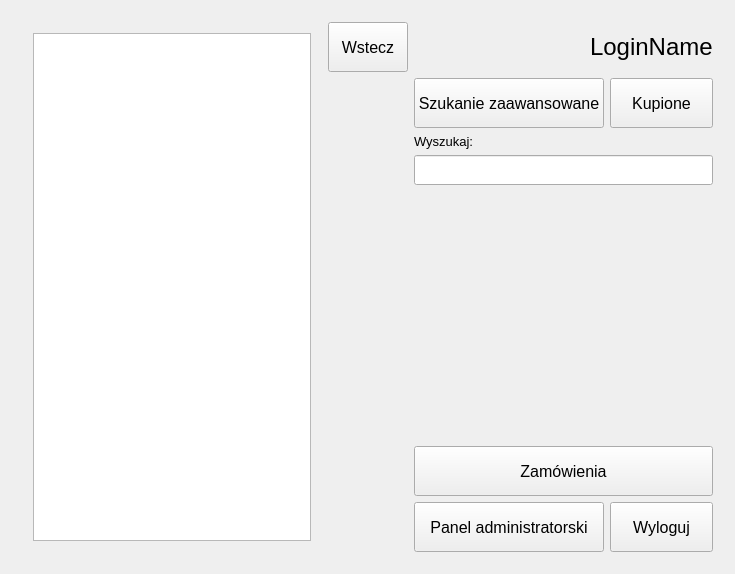
<?xml version="1.0" encoding="UTF-8"?>
<ui version="4.0">
 <class>MainWindow</class>
 <widget class="QMainWindow" name="MainWindow">
  <property name="geometry">
   <rect>
    <x>0</x>
    <y>0</y>
    <width>735</width>
    <height>574</height>
   </rect>
  </property>
  <property name="windowTitle">
   <string>MainWindow</string>
  </property>
  <property name="styleSheet">
   <string notr="true"/>
  </property>
  <widget class="QWidget" name="centralWidget">
   <layout class="QHBoxLayout" name="horizontalLayout">
    <item>
     <widget class="QStackedWidget" name="stackedWidget">
      <property name="currentIndex">
       <number>2</number>
      </property>
      <widget class="QWidget" name="LoginPage">
       <layout class="QGridLayout" name="gridLayout_3">
        <item row="1" column="0">
         <spacer name="horizontalSpacer">
          <property name="orientation">
           <enum>Qt::Horizontal</enum>
          </property>
          <property name="sizeHint" stdset="0">
           <size>
            <width>107</width>
            <height>20</height>
           </size>
          </property>
         </spacer>
        </item>
        <item row="1" column="1">
         <layout class="QGridLayout" name="gridLayout_2">
          <item row="2" column="0">
           <widget class="QLabel" name="PasswordLabel">
            <property name="font">
             <font>
              <pointsize>10</pointsize>
             </font>
            </property>
            <property name="text">
             <string>Hasło:</string>
            </property>
           </widget>
          </item>
          <item row="1" column="0">
           <widget class="QLineEdit" name="LoginLineEdit">
            <property name="minimumSize">
             <size>
              <width>0</width>
              <height>30</height>
             </size>
            </property>
            <property name="font">
             <font>
              <pointsize>10</pointsize>
             </font>
            </property>
           </widget>
          </item>
          <item row="3" column="0">
           <widget class="QLineEdit" name="PasswordLineEdit">
            <property name="minimumSize">
             <size>
              <width>0</width>
              <height>30</height>
             </size>
            </property>
            <property name="font">
             <font>
              <pointsize>10</pointsize>
             </font>
            </property>
           </widget>
          </item>
          <item row="4" column="0">
           <widget class="QPushButton" name="LoginPushButton">
            <property name="minimumSize">
             <size>
              <width>0</width>
              <height>40</height>
             </size>
            </property>
            <property name="font">
             <font>
              <pointsize>12</pointsize>
             </font>
            </property>
            <property name="text">
             <string>Zaloguj</string>
            </property>
           </widget>
          </item>
          <item row="5" column="0">
           <widget class="QCommandLinkButton" name="CreateAccountLinkButton">
            <property name="font">
             <font>
              <family>Segoe UI</family>
              <pointsize>10</pointsize>
             </font>
            </property>
            <property name="text">
             <string>Nie posiadasz konta? Załóż je!</string>
            </property>
           </widget>
          </item>
          <item row="0" column="0">
           <widget class="QLabel" name="LoginLabel">
            <property name="font">
             <font>
              <pointsize>10</pointsize>
             </font>
            </property>
            <property name="text">
             <string>Login:</string>
            </property>
           </widget>
          </item>
         </layout>
        </item>
        <item row="1" column="2">
         <spacer name="horizontalSpacer_2">
          <property name="orientation">
           <enum>Qt::Horizontal</enum>
          </property>
          <property name="sizeHint" stdset="0">
           <size>
            <width>107</width>
            <height>20</height>
           </size>
          </property>
         </spacer>
        </item>
        <item row="3" column="1">
         <spacer name="verticalSpacer_2">
          <property name="orientation">
           <enum>Qt::Vertical</enum>
          </property>
          <property name="sizeHint" stdset="0">
           <size>
            <width>20</width>
            <height>15</height>
           </size>
          </property>
         </spacer>
        </item>
        <item row="0" column="1">
         <spacer name="verticalSpacer">
          <property name="orientation">
           <enum>Qt::Vertical</enum>
          </property>
          <property name="sizeHint" stdset="0">
           <size>
            <width>20</width>
            <height>15</height>
           </size>
          </property>
         </spacer>
        </item>
       </layout>
      </widget>
      <widget class="QWidget" name="CreateAccountPage">
       <layout class="QGridLayout" name="gridLayout_4">
        <item row="2" column="1">
         <widget class="QLineEdit" name="CreateLoginLineEdit">
          <property name="minimumSize">
           <size>
            <width>0</width>
            <height>30</height>
           </size>
          </property>
         </widget>
        </item>
        <item row="4" column="1">
         <widget class="QLineEdit" name="CreatePasswordLineEdit">
          <property name="minimumSize">
           <size>
            <width>0</width>
            <height>30</height>
           </size>
          </property>
         </widget>
        </item>
        <item row="14" column="1">
         <spacer name="verticalSpacer_6">
          <property name="orientation">
           <enum>Qt::Vertical</enum>
          </property>
          <property name="sizeHint" stdset="0">
           <size>
            <width>20</width>
            <height>40</height>
           </size>
          </property>
         </spacer>
        </item>
        <item row="1" column="1">
         <widget class="QLabel" name="CreateLoginLabel">
          <property name="font">
           <font>
            <pointsize>10</pointsize>
           </font>
          </property>
          <property name="text">
           <string>Login:</string>
          </property>
         </widget>
        </item>
        <item row="4" column="0">
         <spacer name="horizontalSpacer_3">
          <property name="orientation">
           <enum>Qt::Horizontal</enum>
          </property>
          <property name="sizeHint" stdset="0">
           <size>
            <width>147</width>
            <height>20</height>
           </size>
          </property>
         </spacer>
        </item>
        <item row="6" column="1">
         <widget class="QLineEdit" name="CreateEmailLineEdit">
          <property name="minimumSize">
           <size>
            <width>0</width>
            <height>30</height>
           </size>
          </property>
         </widget>
        </item>
        <item row="0" column="1">
         <spacer name="verticalSpacer_7">
          <property name="orientation">
           <enum>Qt::Vertical</enum>
          </property>
          <property name="sizeHint" stdset="0">
           <size>
            <width>20</width>
            <height>40</height>
           </size>
          </property>
         </spacer>
        </item>
        <item row="5" column="1">
         <widget class="QLabel" name="CreateEmailLabel">
          <property name="font">
           <font>
            <pointsize>10</pointsize>
           </font>
          </property>
          <property name="text">
           <string>E-mail:</string>
          </property>
         </widget>
        </item>
        <item row="3" column="1">
         <widget class="QLabel" name="CreatePasswordLabel">
          <property name="font">
           <font>
            <pointsize>10</pointsize>
           </font>
          </property>
          <property name="text">
           <string>Hasło:</string>
          </property>
         </widget>
        </item>
        <item row="13" column="1">
         <widget class="QPushButton" name="CreateAccountPushButton">
          <property name="minimumSize">
           <size>
            <width>0</width>
            <height>40</height>
           </size>
          </property>
          <property name="font">
           <font>
            <pointsize>12</pointsize>
           </font>
          </property>
          <property name="text">
           <string>Załóż konto</string>
          </property>
         </widget>
        </item>
        <item row="4" column="2">
         <spacer name="horizontalSpacer_4">
          <property name="orientation">
           <enum>Qt::Horizontal</enum>
          </property>
          <property name="sizeHint" stdset="0">
           <size>
            <width>134</width>
            <height>20</height>
           </size>
          </property>
         </spacer>
        </item>
        <item row="8" column="1">
         <widget class="QLineEdit" name="CreateNameLineEdit">
          <property name="minimumSize">
           <size>
            <width>0</width>
            <height>30</height>
           </size>
          </property>
         </widget>
        </item>
        <item row="7" column="1">
         <widget class="QLabel" name="CreateNameLabel">
          <property name="font">
           <font>
            <pointsize>10</pointsize>
           </font>
          </property>
          <property name="text">
           <string>Imię:</string>
          </property>
         </widget>
        </item>
        <item row="10" column="1">
         <widget class="QLineEdit" name="CreateSurnameLineEdit">
          <property name="minimumSize">
           <size>
            <width>0</width>
            <height>30</height>
           </size>
          </property>
         </widget>
        </item>
        <item row="9" column="1">
         <widget class="QLabel" name="CreateSurnameLabel">
          <property name="font">
           <font>
            <pointsize>10</pointsize>
           </font>
          </property>
          <property name="text">
           <string>Nazwisko:</string>
          </property>
         </widget>
        </item>
        <item row="12" column="1">
         <widget class="QLineEdit" name="CreateAddressLineEdit">
          <property name="minimumSize">
           <size>
            <width>0</width>
            <height>30</height>
           </size>
          </property>
         </widget>
        </item>
        <item row="11" column="1">
         <widget class="QLabel" name="CreateAddressLabel">
          <property name="font">
           <font>
            <pointsize>10</pointsize>
           </font>
          </property>
          <property name="text">
           <string>Adres:</string>
          </property>
         </widget>
        </item>
       </layout>
      </widget>
      <widget class="QWidget" name="ShopPage">
       <layout class="QHBoxLayout" name="horizontalLayout_4">
        <item>
         <widget class="QStackedWidget" name="stackedWidget_2">
          <property name="currentIndex">
           <number>0</number>
          </property>
          <widget class="QWidget" name="CategoryPage">
           <layout class="QHBoxLayout" name="horizontalLayout_3">
            <item>
             <widget class="QListView" name="CategoryListView">
              <property name="minimumSize">
               <size>
                <width>0</width>
                <height>0</height>
               </size>
              </property>
              <property name="font">
               <font>
                <pointsize>12</pointsize>
               </font>
              </property>
              <property name="autoFillBackground">
               <bool>false</bool>
              </property>
             </widget>
            </item>
           </layout>
          </widget>
          <widget class="QWidget" name="SubcategoryPage">
           <layout class="QHBoxLayout" name="horizontalLayout_6">
            <item>
             <widget class="QListView" name="SubcategoryListView">
              <property name="font">
               <font>
                <pointsize>12</pointsize>
               </font>
              </property>
             </widget>
            </item>
           </layout>
          </widget>
          <widget class="QWidget" name="ItemsPage">
           <layout class="QHBoxLayout" name="horizontalLayout_7">
            <item>
             <widget class="QTreeView" name="ItemsTreeView">
              <property name="minimumSize">
               <size>
                <width>0</width>
                <height>50</height>
               </size>
              </property>
              <property name="font">
               <font>
                <pointsize>12</pointsize>
               </font>
              </property>
             </widget>
            </item>
           </layout>
          </widget>
          <widget class="QWidget" name="ItemPage">
           <layout class="QVBoxLayout" name="verticalLayout_2">
            <item>
             <layout class="QFormLayout" name="formLayout">
              <property name="labelAlignment">
               <set>Qt::AlignLeading|Qt::AlignLeft|Qt::AlignVCenter</set>
              </property>
              <property name="formAlignment">
               <set>Qt::AlignLeading|Qt::AlignLeft|Qt::AlignTop</set>
              </property>
              <property name="horizontalSpacing">
               <number>30</number>
              </property>
              <property name="verticalSpacing">
               <number>14</number>
              </property>
              <property name="leftMargin">
               <number>0</number>
              </property>
              <property name="topMargin">
               <number>0</number>
              </property>
              <item row="2" column="1">
               <widget class="QLabel" name="ItemNameLabel">
                <property name="minimumSize">
                 <size>
                  <width>0</width>
                  <height>0</height>
                 </size>
                </property>
                <property name="font">
                 <font>
                  <pointsize>12</pointsize>
                 </font>
                </property>
                <property name="text">
                 <string>PRZEDMIOT</string>
                </property>
               </widget>
              </item>
              <item row="3" column="1">
               <spacer name="verticalSpacer_8">
                <property name="orientation">
                 <enum>Qt::Vertical</enum>
                </property>
                <property name="sizeHint" stdset="0">
                 <size>
                  <width>20</width>
                  <height>40</height>
                 </size>
                </property>
               </spacer>
              </item>
              <item row="4" column="0">
               <widget class="QLabel" name="ModelLabelConst">
                <property name="font">
                 <font>
                  <pointsize>12</pointsize>
                 </font>
                </property>
                <property name="text">
                 <string>Model:</string>
                </property>
               </widget>
              </item>
              <item row="4" column="1">
               <widget class="QLabel" name="ModelLabel">
                <property name="font">
                 <font>
                  <pointsize>12</pointsize>
                 </font>
                </property>
                <property name="text">
                 <string>MODEL</string>
                </property>
               </widget>
              </item>
              <item row="5" column="0">
               <widget class="QLabel" name="ProducentLabelConst">
                <property name="font">
                 <font>
                  <pointsize>12</pointsize>
                 </font>
                </property>
                <property name="text">
                 <string>Producent:</string>
                </property>
               </widget>
              </item>
              <item row="5" column="1">
               <widget class="QLabel" name="ProducentLabel">
                <property name="font">
                 <font>
                  <pointsize>12</pointsize>
                 </font>
                </property>
                <property name="text">
                 <string>PRODUCENT</string>
                </property>
               </widget>
              </item>
              <item row="6" column="0">
               <widget class="QLabel" name="PriceLabelConst">
                <property name="font">
                 <font>
                  <pointsize>12</pointsize>
                 </font>
                </property>
                <property name="text">
                 <string>Cena:</string>
                </property>
               </widget>
              </item>
              <item row="6" column="1">
               <widget class="QLabel" name="PriceLabel">
                <property name="font">
                 <font>
                  <pointsize>12</pointsize>
                 </font>
                </property>
                <property name="text">
                 <string>CENA</string>
                </property>
               </widget>
              </item>
              <item row="7" column="1">
               <spacer name="verticalSpacer_5">
                <property name="orientation">
                 <enum>Qt::Vertical</enum>
                </property>
                <property name="sizeHint" stdset="0">
                 <size>
                  <width>20</width>
                  <height>40</height>
                 </size>
                </property>
               </spacer>
              </item>
              <item row="8" column="1">
               <widget class="QPushButton" name="BuyPushButton">
                <property name="minimumSize">
                 <size>
                  <width>80</width>
                  <height>50</height>
                 </size>
                </property>
                <property name="font">
                 <font>
                  <pointsize>12</pointsize>
                 </font>
                </property>
                <property name="text">
                 <string>Kup teraz</string>
                </property>
               </widget>
              </item>
              <item row="1" column="1">
               <spacer name="verticalSpacer_9">
                <property name="orientation">
                 <enum>Qt::Vertical</enum>
                </property>
                <property name="sizeHint" stdset="0">
                 <size>
                  <width>20</width>
                  <height>40</height>
                 </size>
                </property>
               </spacer>
              </item>
             </layout>
            </item>
           </layout>
          </widget>
         </widget>
        </item>
        <item>
         <layout class="QVBoxLayout" name="verticalLayout_3">
          <item>
           <widget class="QPushButton" name="BackPushButton">
            <property name="enabled">
             <bool>true</bool>
            </property>
            <property name="minimumSize">
             <size>
              <width>80</width>
              <height>50</height>
             </size>
            </property>
            <property name="font">
             <font>
              <pointsize>12</pointsize>
             </font>
            </property>
            <property name="text">
             <string>Wstecz</string>
            </property>
           </widget>
          </item>
          <item>
           <spacer name="verticalSpacer_4">
            <property name="orientation">
             <enum>Qt::Vertical</enum>
            </property>
            <property name="sizeHint" stdset="0">
             <size>
              <width>20</width>
              <height>40</height>
             </size>
            </property>
           </spacer>
          </item>
         </layout>
        </item>
        <item>
         <layout class="QVBoxLayout" name="verticalLayout">
          <item>
           <layout class="QHBoxLayout" name="horizontalLayout_5">
            <item>
             <spacer name="horizontalSpacer_5">
              <property name="orientation">
               <enum>Qt::Horizontal</enum>
              </property>
              <property name="sizeHint" stdset="0">
               <size>
                <width>40</width>
                <height>20</height>
               </size>
              </property>
             </spacer>
            </item>
            <item>
             <widget class="QLabel" name="LoginNameLabel">
              <property name="minimumSize">
               <size>
                <width>0</width>
                <height>50</height>
               </size>
              </property>
              <property name="font">
               <font>
                <pointsize>18</pointsize>
               </font>
              </property>
              <property name="layoutDirection">
               <enum>Qt::RightToLeft</enum>
              </property>
              <property name="text">
               <string>LoginName</string>
              </property>
             </widget>
            </item>
           </layout>
          </item>
          <item>
           <layout class="QGridLayout" name="gridLayout">
            <item row="2" column="0">
             <widget class="QPushButton" name="AdvSearchPushButton">
              <property name="minimumSize">
               <size>
                <width>190</width>
                <height>50</height>
               </size>
              </property>
              <property name="font">
               <font>
                <pointsize>12</pointsize>
               </font>
              </property>
              <property name="text">
               <string>Szukanie zaawansowane</string>
              </property>
             </widget>
            </item>
            <item row="2" column="1">
             <widget class="QPushButton" name="BoughtPushButton">
              <property name="minimumSize">
               <size>
                <width>0</width>
                <height>50</height>
               </size>
              </property>
              <property name="font">
               <font>
                <pointsize>12</pointsize>
               </font>
              </property>
              <property name="text">
               <string>Kupione</string>
              </property>
             </widget>
            </item>
           </layout>
          </item>
          <item>
           <widget class="QLabel" name="SearchLabel">
            <property name="font">
             <font>
              <pointsize>10</pointsize>
             </font>
            </property>
            <property name="text">
             <string>Wyszukaj:</string>
            </property>
           </widget>
          </item>
          <item>
           <widget class="QLineEdit" name="SearchLineEdit">
            <property name="minimumSize">
             <size>
              <width>0</width>
              <height>30</height>
             </size>
            </property>
            <property name="font">
             <font>
              <pointsize>10</pointsize>
             </font>
            </property>
           </widget>
          </item>
          <item>
           <spacer name="verticalSpacer_3">
            <property name="orientation">
             <enum>Qt::Vertical</enum>
            </property>
            <property name="sizeHint" stdset="0">
             <size>
              <width>20</width>
              <height>40</height>
             </size>
            </property>
           </spacer>
          </item>
          <item>
           <widget class="QPushButton" name="OrdersPushButton">
            <property name="minimumSize">
             <size>
              <width>0</width>
              <height>50</height>
             </size>
            </property>
            <property name="font">
             <font>
              <pointsize>12</pointsize>
             </font>
            </property>
            <property name="text">
             <string>Zamówienia</string>
            </property>
           </widget>
          </item>
          <item>
           <layout class="QHBoxLayout" name="horizontalLayout_2">
            <item>
             <widget class="QPushButton" name="AdminPanelPushButton">
              <property name="minimumSize">
               <size>
                <width>190</width>
                <height>50</height>
               </size>
              </property>
              <property name="font">
               <font>
                <pointsize>12</pointsize>
               </font>
              </property>
              <property name="text">
               <string>Panel administratorski</string>
              </property>
             </widget>
            </item>
            <item>
             <widget class="QPushButton" name="LogOutPushButton">
              <property name="minimumSize">
               <size>
                <width>0</width>
                <height>50</height>
               </size>
              </property>
              <property name="font">
               <font>
                <pointsize>12</pointsize>
               </font>
              </property>
              <property name="text">
               <string>Wyloguj</string>
              </property>
             </widget>
            </item>
           </layout>
          </item>
         </layout>
        </item>
       </layout>
      </widget>
     </widget>
    </item>
   </layout>
  </widget>
 </widget>
 <layoutdefault spacing="6" margin="11"/>
 <resources/>
 <connections/>
</ui>
